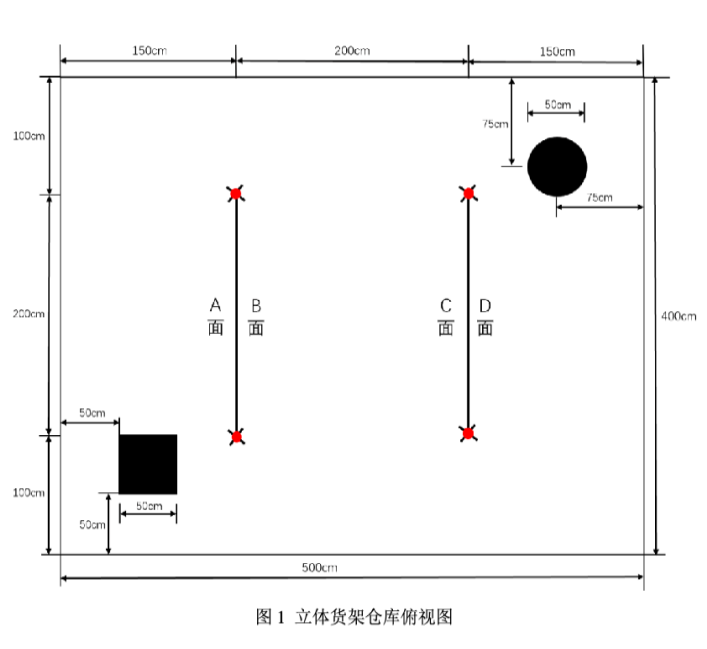
#> input picture 24_1.png, 707 x 649 px, given in place of the camera
$ python test.py
#> lines starting #> are read from the running program, lines starting #| are printed output that depends on the picture; after the words box and inside, x2 and y2 are one past the last pixel; in counts of white or black regions, pixels touching at a corner belong together
import cv2
import numpy as np


def detect_squares(frame):
    # 转换为灰度图
    gray = cv2.cvtColor(frame, cv2.COLOR_BGR2GRAY)

    # 二值化（反转：使黑色内部变为白色）
    _, thresh = cv2.threshold(gray, 150, 255, cv2.THRESH_BINARY_INV)
    # cv2.imshow("thresh", thresh)
    # cv2.waitKey(0)
    # cv2.destroyAllWindows()

    # 查找轮廓（仅检测外部轮廓）
    contours, _ = cv2.findContours(thresh, cv2.RETR_EXTERNAL, cv2.CHAIN_APPROX_SIMPLE)

    squares = []
    for cnt in contours:
        # 计算轮廓周长
        perimeter = cv2.arcLength(cnt, True)

        # 多边形近似（精度=周长的2%）
        approx = cv2.approxPolyDP(cnt, 0.02 * perimeter, True)

        # 筛选四边形
        if len(approx) == 4:
            # 计算最小外接矩形
            rect = cv2.minAreaRect(approx)
            (w, h) = rect[1]

            # 计算宽高比
            aspect_ratio = max(w, h) / min(w, h) if min(w, h) > 0 else 0

            # 计算轮廓面积与最小外接矩形面积比
            area_contour = cv2.contourArea(approx)
            area_rect = w * h
            area_ratio = area_contour / area_rect if area_rect > 0 else 0

            # 筛选条件：宽高比接近1，面积比>0.8，面积足够大
            if (0.8 <= aspect_ratio <= 1.1 and
                    0.7 <= area_ratio <= 1.0 and
                    area_contour > 500):  # 降低面积阈值以适应实时检测
                squares.append(approx)

    return squares

def begin_get_square():
    # 打开摄像头（0表示默认摄像头）
    cap = cv2.VideoCapture(0)
    if not cap.isOpened():
        print("错误：无法打开摄像头")
        exit()
    while True:
        # 读取一帧
        ret, frame = cap.read()
#> frame is the input picture: shape (649, 707, 3); mean B, G, R 245.3, 245.3, 245.5
        x1, y1, _ = frame.shape
#> x1 = 649; y1 = 707
        x1 /= 2
#> x1 = 324.5
        y1 /= 2
#> y1 = 353.5
        if not ret:
            print("错误：无法获取帧")
            break

        # 检测正方形
        squares = detect_squares(frame)
#> in detect_squares, `_, thresh = cv2.threshold(gray, 150, 255, cv2.THRESH_BINARY_INV)`:
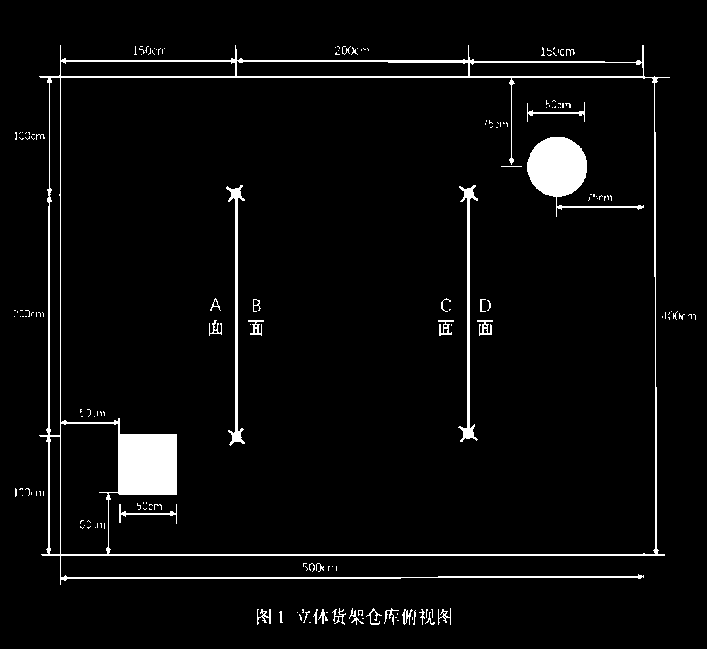
#> thresh: shape (649, 707); 4.1% white; 174 white regions (139 under 20 px)
#> in detect_squares, `contours, _ = cv2.findContours(thresh, cv2.RETR_EXTERNAL, cv2.CHAIN_AP..`: contours = 104 contours, 95 with area under 20; largest, box (x1, y1, x2, y2) and area: (39, 45, 670, 585) 300584, (402, 609, 413, 625) 60, (257, 609, 271, 625) 51, (438, 608, 451, 625) 32, (318, 609, 328, 624) 29
#> the loop in detect_squares, `for cnt in contours:` made 104 passes
#> perimeter on passes 6, 8, 11, 12, 13, 14, 16, 17, 18, 19, 20, 21: 13.66, 45.8, 32.14, 26.24, 31.07, 29.07, 17.41, 43.8, 68.87, 55.8, 34.49, 8.83
#> (perimeter, approx) on passes 1, 2, 3, 4, 5, 7: (2, [[309, 622], [310, 622]]), (2, [[397, 620], [398, 620]]), (2, [[362, 618], [363, 618]]), (4, [[412, 617], [412, 619]]), (2, [[395, 617], [396, 617]]), (2, [[397, 613], [397, 614]])
#> after the loop in detect_squares, `for cnt in contours:`: squares = []
#> squares = []

        # 在帧上绘制检测结果
        result = frame.copy()
        if len(squares) > 0:
            cv2.drawContours(result, squares, -1, (0, 255, 0), 3)
            # print(f"1-x:{squares[0][0][0][0]}, 1-y:{squares[0][0][0][1]}, "
            #       f"2-x:{squares[0][1][0][0]}, 2-y:{squares[0][1][0][1]}",
            #       f"3-x:{squares[0][2][0][0]}, 3-y:{squares[0][2][0][1]}",
            #       f"4-x:{squares[0][3][0][0]}, 4-y:{squares[0][3][0][1]}")
            x = 0
            y = 0
            for i in range(4):
                x += squares[0][i][0][0]
                y += squares[0][i][0][1]
            x /= 4
            y /= 4
            currentx = x - x1
            currenty = y - y1
            print(f"x:{currenty * -1}, y:{currentx * -1}")


        # 显示检测到的正方形数量
        cv2.putText(result, f"Squares: {len(squares)}", (10, 70),
                    cv2.FONT_HERSHEY_SIMPLEX, 1, (0, 0, 255), 2)
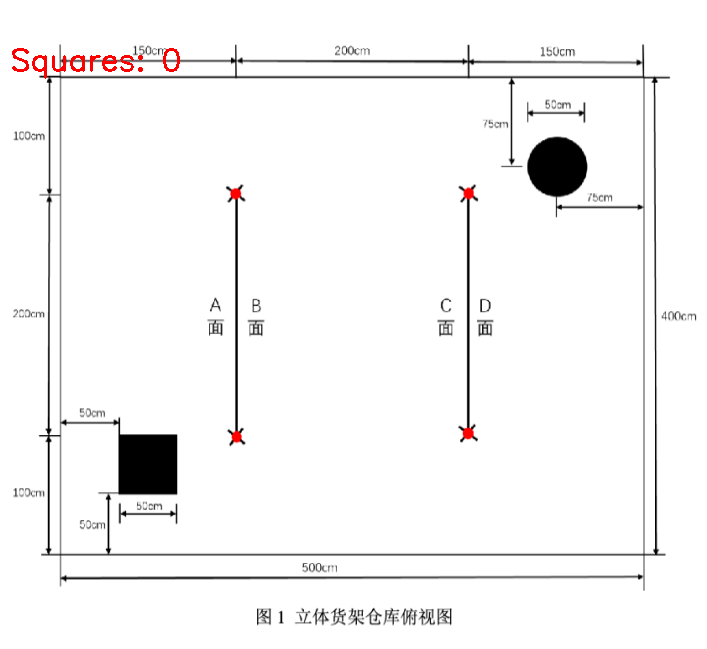
#> result: shape (649, 707, 3); 0.25% of pixels changed, all inside (x1, y1, x2, y2) = (12, 48, 180, 79)

        # 显示结果
        cv2.imshow("Real-time Square Detection", result)

        # 按'q'键退出
        if cv2.waitKey(1) & 0xFF == ord('q'):
#> (key q is pressed here)
            break
    cv2.destroyAllWindows()
    cap.release()

begin_get_square()

$ run again, on 24_2.png
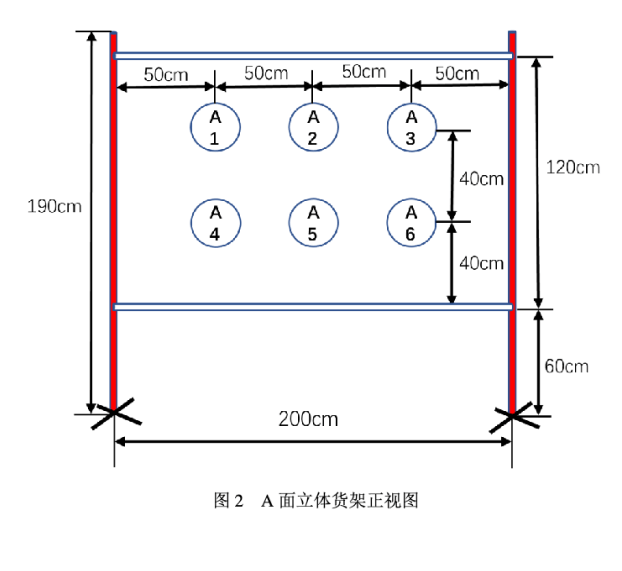
#> input picture 24_2.png, 622 x 571 px, given in place of the camera
#> in begin_get_square, frame is the input picture: shape (571, 622, 3); mean B, G, R 243.3, 242.1, 244.2
#> in detect_squares, `_, thresh = cv2.threshold(gray, 150, 255, cv2.THRESH_BINARY_INV)`:
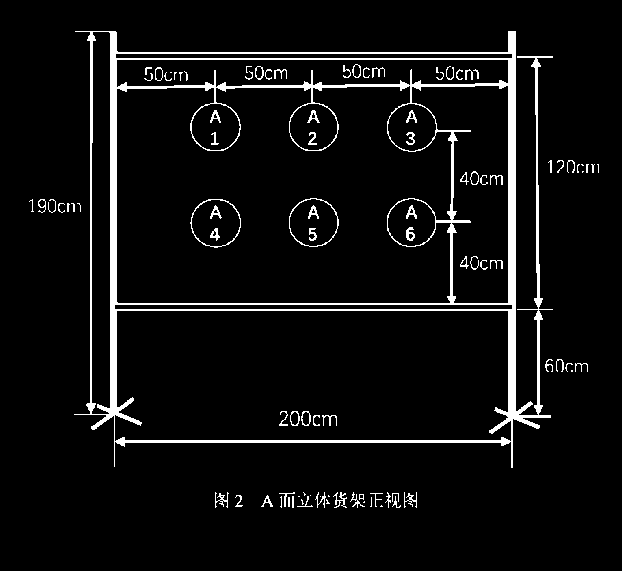
#> thresh: shape (571, 622); 5.7% white; 99 white regions (32 under 20 px)
#> contours = 49 contours, 43 with area under 20; largest, box (x1, y1, x2, y2) and area: (74, 31, 553, 468) 166882, (38, 199, 46, 213) 51, (215, 492, 229, 508) 36, (261, 495, 273, 507) 36, (333, 492, 347, 508) 34, (404, 492, 417, 508) 32
#> the loop in detect_squares, `for cnt in contours:` made 49 passes
#> perimeter on passes 3, 4, 7, 9, 12, 15, 16, 17: 13.07, 11.66, 39.56, 52.73, 23.66, 43.21, 48.04, 18.83
#> after the loop in detect_squares, `for cnt in contours:`: squares = []
#> in begin_get_square, `cv2.putText(result, f"Squares: {len(squares)}", (10, 70), cv2.FONT_HER..`:
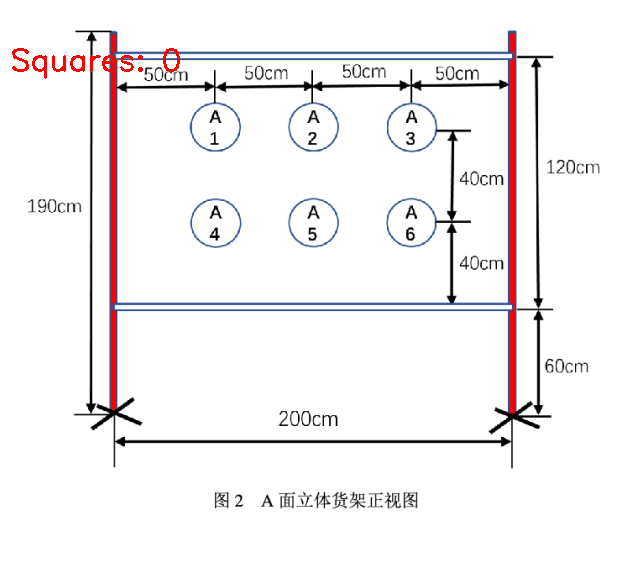
#> result: shape (571, 622, 3); 0.31% of pixels changed, all inside (x1, y1, x2, y2) = (12, 48, 180, 79)
